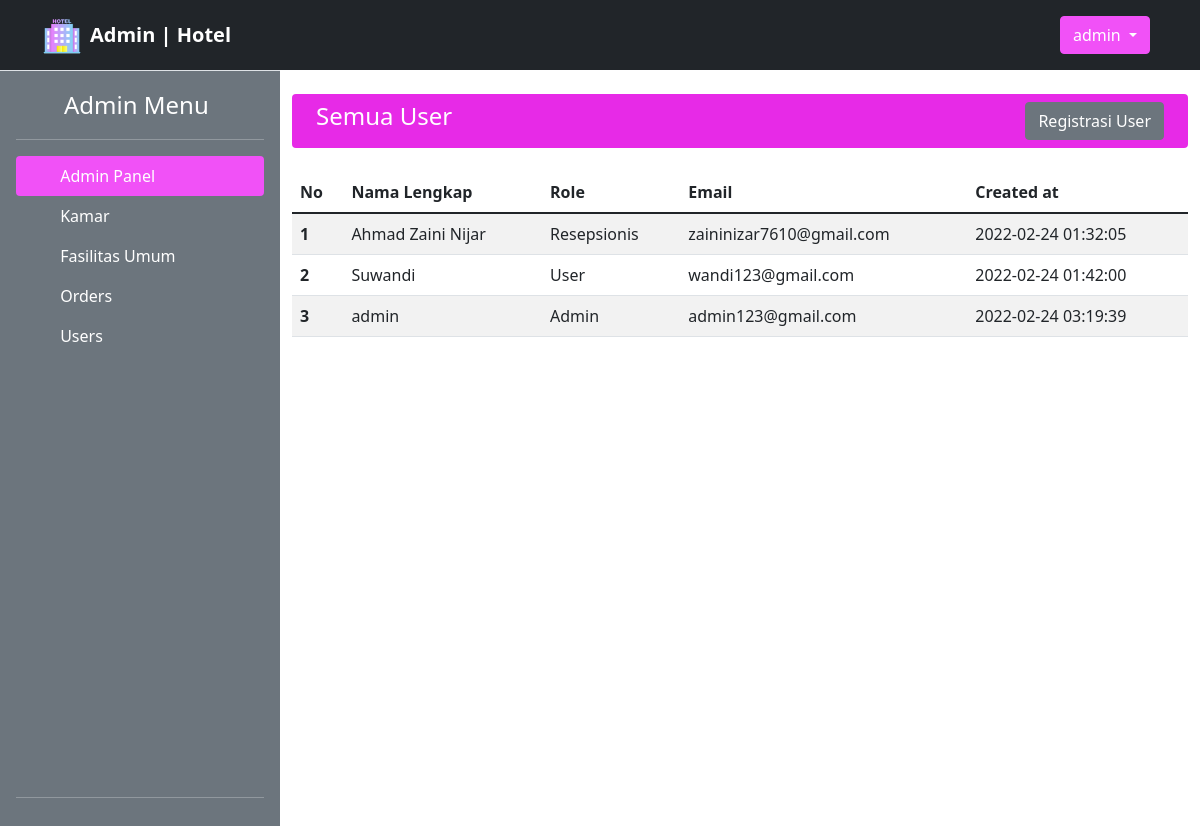
Screenshot of /admin/users.php (signed in) with the database file from the repository.
### tables this page shows
CREATE TABLE `users` (
  `id` bigint(20) NOT NULL,
  `role_id` bigint(20) NOT NULL DEFAULT 3,
  `nama_lengkap` varchar(255) NOT NULL,
  `email` varchar(255) NOT NULL,
  `password` varchar(255) NOT NULL,
  `created_at` timestamp NOT NULL DEFAULT current_timestamp(),
  `updated_at` timestamp NOT NULL DEFAULT current_timestamp()
);

### admin/users.php (the view, shortened to what this page needs)
<?php  require_once 'layouts/header.php'; ?>
<?php  require_once '../connection.php'; ?>
<?php
    $sql = "SELECT * FROM users";
    $result = mysqli_query($conn, $sql);
?>
<div class="container py-4 ">
    <div class="badge bg-primary d-flex justify-content-between px-4 py-2">
        <h4>Semua User</h4>
        <a href="v_tambah_kamar.php?menu=v_kamar" class="btn btn-secondary">Registrasi User</a>
    </div>
    <table class="table table-striped table-hover mt-4">
        <thead>
            <tr>
                <th scope="col">No</th>
                <th scope="col">Nama Lengkap</th>
                <th scope="col">Role</th>
                <th scope="col">Email</th>
                <th scope="col">Created at</th>
            </tr>
        </thead>
        <tbody>
            <?php if ($result->num_rows > 0): ?>
            <?php $no = 1; ?>
            <?php while($row = $result->fetch_assoc()): ?>
            <tr>
                <th scope="row"><?= $no ?></th>
                <td><?= $row['nama_lengkap'] ?></td>
                <td>
                    <?php
                        switch ($row['role_id']) {
                            case '1':
                                echo 'Admin';
                                break;
                            case '2':
                                echo 'Resepsionis';
                                break;
                            case '3':
                                echo 'User';
                                break;
                        }
                    ?>
                </td>
                <td><?= $row['email'] ?></td>
                <td><?= $row['created_at'] ?></td>
            </tr>
            <?php $no++; ?>
            <?php endwhile; ?>
            <?php else: ?>
            <h1>Data Kosong</h1>
            <?php endif; ?>
        </tbody>
    </table>
</div>
<?php  require_once 'layouts/footer.php'; ?>

### rows the page displays
users: nama_lengkap "Ahmad Zaini Nijar", role_id "Resepsionis", email "zaininizar7610@gmail.com", created_at "2022-02-24 01:32:05"
users: nama_lengkap "Suwandi", role_id "User", email "wandi123@gmail.com", created_at "2022-02-24 01:42:00"
users: nama_lengkap "admin", role_id "Admin", email "admin123@gmail.com", created_at "2022-02-24 03:19:39"

### other values shown
$_SESSION['auth']['nama_lengkap'] "admin"
